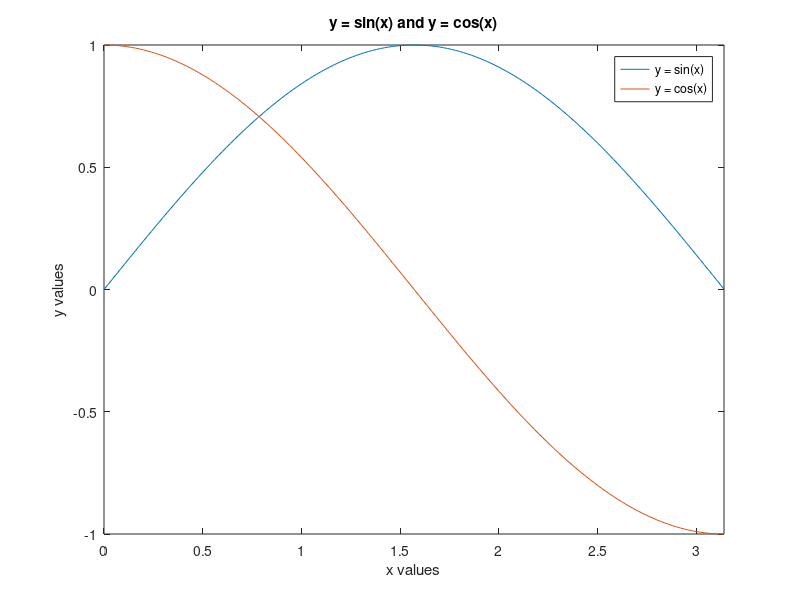

The MATLAB source for this figure:
x_values = 0:0.02:3.14;
sin_values = sin(x_values);
cos_values = cos(x_values);

sin_line = plot(x_values, sin_values);
hold on;
cos_line = plot(x_values, cos_values);

xlim([0, 3.14])

xlabel('x values')
ylabel('y values')
title('y = sin(x) and y = cos(x)')
legend('y = sin(x)', 'y = cos(x)')